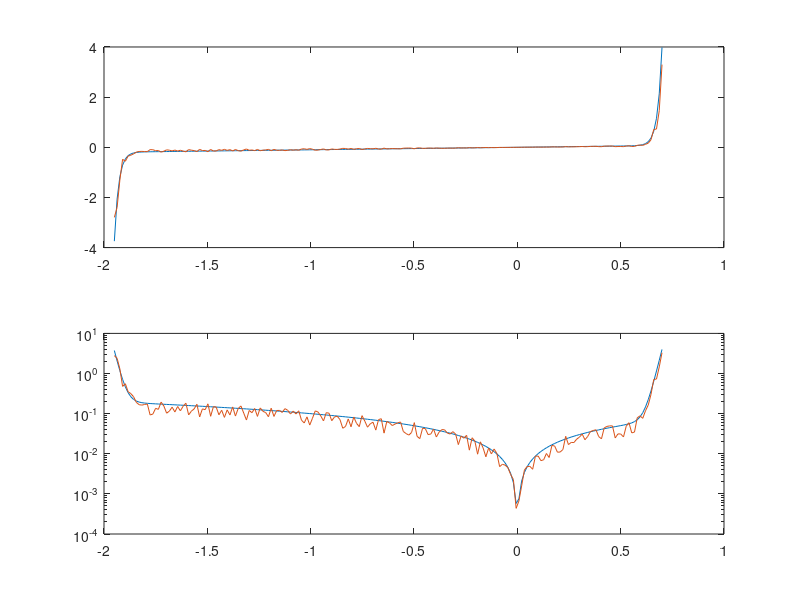
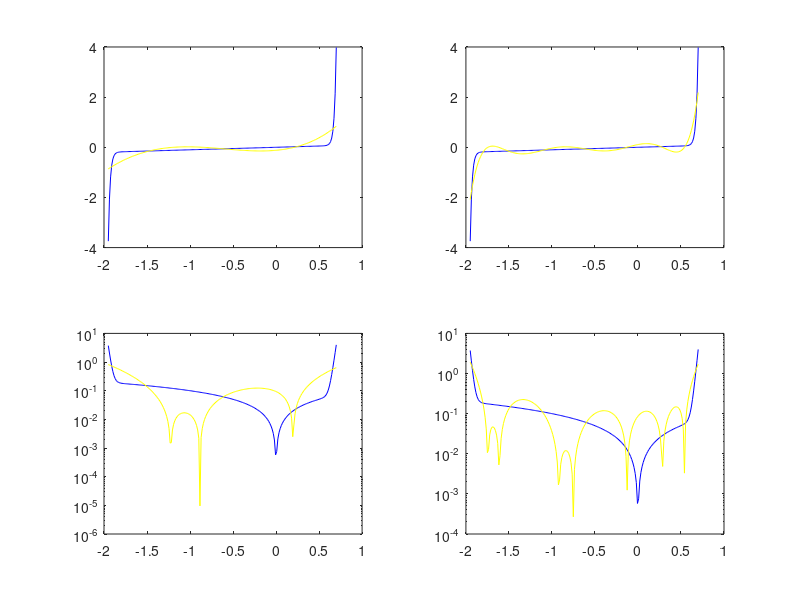

MATLAB code to generate these figures, in order: (Note: this script raises an error after producing the figures.)
% ELEC 4700 PA -8 CMPA 
%Muhammad Shabeeh Raza Abbas
%101092004

set(0,'DefaultFigureWindowStyle','docked')

%Part 1

%given data
Is = 0.01e-12; %A
Ib = 0.1e-12; %A
Vb = 1.3; % V
Gp1 = 0.1; % Ω−1

V = linspace(-1.95,0.7,200);   %V vector creation

ID = (Is*(exp(V*1.2/0.025)-1)) + (Gp1*V) - (Ib*(exp(-1.2*(V+Vb)/0.025)-1));

randomvector = (1.2-0.5).*rand(size(ID)) + 0.5;

Inew = randomvector.*ID;
figure(1)
subplot(2,1,1)
plot(V,ID,V,Inew)
subplot(2,1,2)
semilogy(V,abs(ID),V,abs(Inew))

%Part 2
P4 = polyfit(V,ID,4);
Po4 = polyval(P4,V);

P8 = polyfit(V,ID,8);
Po8 = polyval(P8,V);

figure(2)
subplot(2,2,1)
plot(V,ID,'b',V,Po4,'y')

subplot(2,2,2)
plot(V,ID,'b',V,Po8,'y')

po4 = polyfit(V,Inew,4); 
a = polyval(po4,V);
subplot(2,2,3)
semilogy(V,abs(ID),'b',V,abs(a),'y')


pol8 = polyfit(V,Inew,8);
b = polyval(pol8,V);
subplot(2,2,4)
semilogy(V,abs(ID),'b',V,abs(b),'y')

%Part 3 

fo1 = fittype('A*(exp(1.2*x/0.025)-1) + (0.1*x) - (C*(exp(-1.2*(x+1.3)/0.025)-1))');
ff1 = fit(V',ID',fo1);
If1 = ff1(V);

figure(3)
subplot(3,1,1)
semilogy(V,abs(If1'),'b',V,abs(Inew),'y')

fo2 = fittype('A*(exp(1.2*x/0.025)-1) + (B*x) - (C*(exp(-1.2*(x+1.3)/0.025)-1))');
ff2 = fit(V',ID',fo2);
If2 = ff2(V);

subplot(3,1,2)
semilogy(V,abs(If2'),'b',V,abs(Inew),'y')

fo3 = fittype('A*(exp(1.2*x/0.025)-1) + (B*x) - (C*(exp(-1.2*(x+D)/0.025)-1))');
ff3 = fit(V',ID',fo3);
If3 = ff3(V);

subplot(3,1,3)
semilogy(V,abs(If3'),'b',V,abs(Inew),'y')

%Part 4 

inputs = V.';
targets = ID.';
LayerSize = 10;
net = fitnet(LayerSize); 
net.divideParam.trainRatio = 70/100; 
net.divideParam.valRatio = 15/100; 
net.divideParam.testRatio = 15/100; 
[net,tr] = train(net,inputs,targets);
outputs = net(inputs);
errors = gsubtract(outputs,targets); 
performance = perform(net,targets,outputs); 
view(net)
Inn = outputs;

figure(4)
plot(inputs,Inn,'b',inputs,Inew,'y')